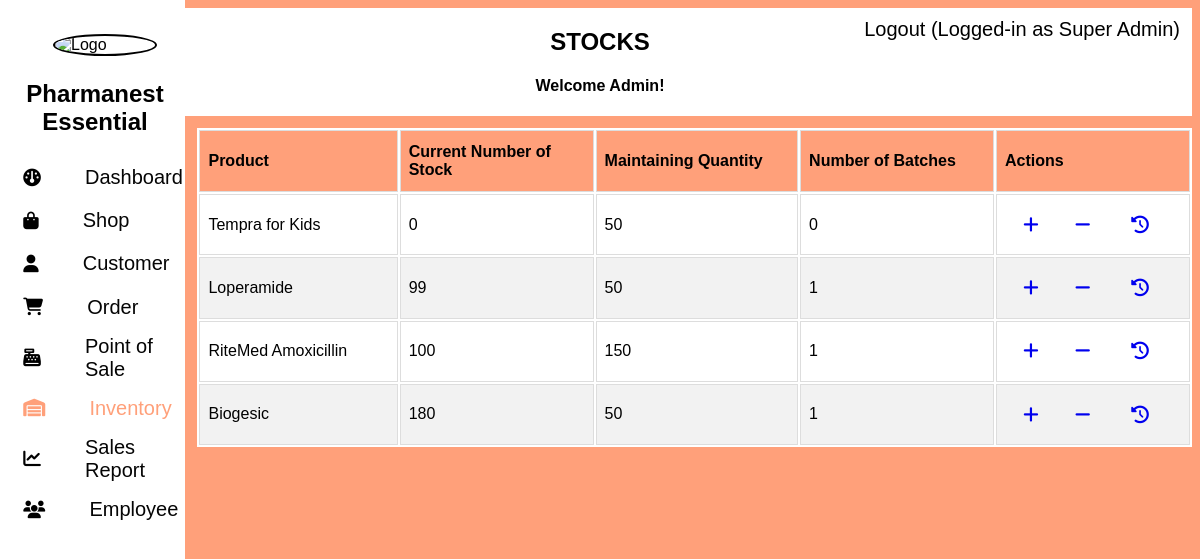
Screenshot of /admin/inventory/stock/index.php (signed in) with the database file from the repository.
### tables this page shows
CREATE TABLE `product` (
  `id` int(11) NOT NULL,
  `name` varchar(256) NOT NULL,
  `price` double NOT NULL,
  `current_quantity` int(11) NOT NULL DEFAULT 0,
  `applicable_discounts` varchar(128) NOT NULL,
  `prescription_is_required` tinyint(1) NOT NULL,
  `photo` text NOT NULL,
  `rack_location` text NOT NULL,
  `maintaining_quantity` int(11) NOT NULL,
  `cost` double DEFAULT NULL
);

### admin/inventory/stock/index.php (the view, shortened to what this page needs)
<?php
    $base_url = $_SESSION["BASE_URL"];
    $doc_root = $_SESSION["DOC_ROOT"];
?>
<!DOCTYPE html>
<html>
    <head>
        <link rel="stylesheet" href="https://cdnjs.cloudflare.com/ajax/libs/font-awesome/6.5.1/css/all.min.css">
        <link rel="stylesheet" type="text/css" href="<?php echo $base_url;?>assets/styles/bootstrap.css">
        <link rel="stylesheet" type="text/css" href="../../styles.css">
        <link rel="stylesheet" type="text/css" href="styles.css">
    </head>
    <body>
        <?php include '../../components/side_nav.php'; ?>
        <?php
            include '../../components/top_nav.php';
        ?>
        <?php
            include($doc_root.'/utils/connect.php');
            $sqlGetStockProducts = "SELECT
                                        p.id,
                                        p.name,
                                        p.current_quantity,
                                        p.maintaining_quantity,
                                        COUNT(b.id) AS batch_count
                                    FROM product p
                                    LEFT JOIN batch b ON p.id=b.product_id
                                    ";
            $stock_type = 'both';
            $filter_str = "";
            $sqlGetStockProducts .= $filter_str." GROUP BY p.id ORDER BY current_quantity ASC, maintaining_quantity ASC";
            $result = mysqli_query($conn,$sqlGetStockProducts);
        ?>
        <div class="table">
            <table>
                <thead>
                    <tr>
                        <th>Product</th>
                        <th>Current Number of Stock</th>
                        <?php
                            if (in_array($stock_type, ['in', 'both'])){
                                echo '<th>Maintaining Quantity</th>';
                            };
                            if (in_array($stock_type, ['out', 'both'])){
                                echo '<th>Number of Batches</th>';
                            };
                        ?>
                        <th>Actions</th>
                    </tr>
                </thead>
                <tbody>
                    <?php
                    while($data = mysqli_fetch_array($result)){
                    ?>
                    <tr>
                        <td><?php echo $data["name"];?></td>
                        <td><?php echo $data["current_quantity"];?></td>
                        <?php
                            if (in_array($stock_type, ['in', 'both'])){
                                echo '<td>'.$data["maintaining_quantity"].'</td>';
                            };
                            if (in_array($stock_type, ['out', 'both'])){
                                echo '<td>'.$data["batch_count"].'</td>';
                            };
                        ?>
                        <td>
                            <?php
                                if (in_array($stock_type, ['in', 'both'])){
                                    echo '<a href="./add/index.php?product_id='.$data['id'].'"><i class="button-icon fas fa-plus" title="Stock In"></i></a>';
                                };
                                if (in_array($stock_type, ['out', 'both'])){
                                    echo '<a href="./batch/index.php?product_id='.$data['id'].'"><i class="button-icon fas fa-minus" title="Stock Out"></i></a>';
                                };
                            ?>
                            <a href="../history/index.php?stock_type=<?php echo $stock_type; ?>&product_id=<?php echo $data["id"]; ?>"><i class="button-icon fas fa-clock-rotate-left" title="View History"></i></a>
                        </td>
                    </tr>
                    <?php
                    }
                    ?>
                </tbody>
            </table>
        </div>
    </body>
</html>

### admin/styles.css (style rules this page uses)
body { font-family: Arial, sans-serif; background-color: lightsalmon; }
i { padding:0.8rem 0.2rem; border-radius:10px; font-size:1.10rem; cursor:pointer; margin:0 15px; transition:1s; }

### admin/inventory/stock/styles.css (style rules this page uses)
.table { background-color: white; width: 84%; float: right; font-family: Arial; border-collapse: collapse; overflow:auto; margin-top: 1%; }
.table td, .table th { border: 1px solid #ddd; padding: 8px; }
th { width: 10%; }
.table tr:nth-child(even) { background-color: #f2f2f2; }
.table th { padding-top: 12px; padding-bottom: 12px; text-align: left; background-color: lightsalmon; color: black; }

### rows the page displays
product: name "Tempra for Kids", current_quantity "0", maintaining_quantity "50", batch_count "0"
product: name "Loperamide", current_quantity "99", maintaining_quantity "50", batch_count "1"
product: name "RiteMed Amoxicillin", current_quantity "100", maintaining_quantity "150", batch_count "1"
product: name "Biogesic", current_quantity "180", maintaining_quantity "50", batch_count "1"

### other values shown
$_SESSION['user_role'] "Super Admin"
$current_page_title "STOCKS"
$_SESSION['user_first_name'] "Admin"
